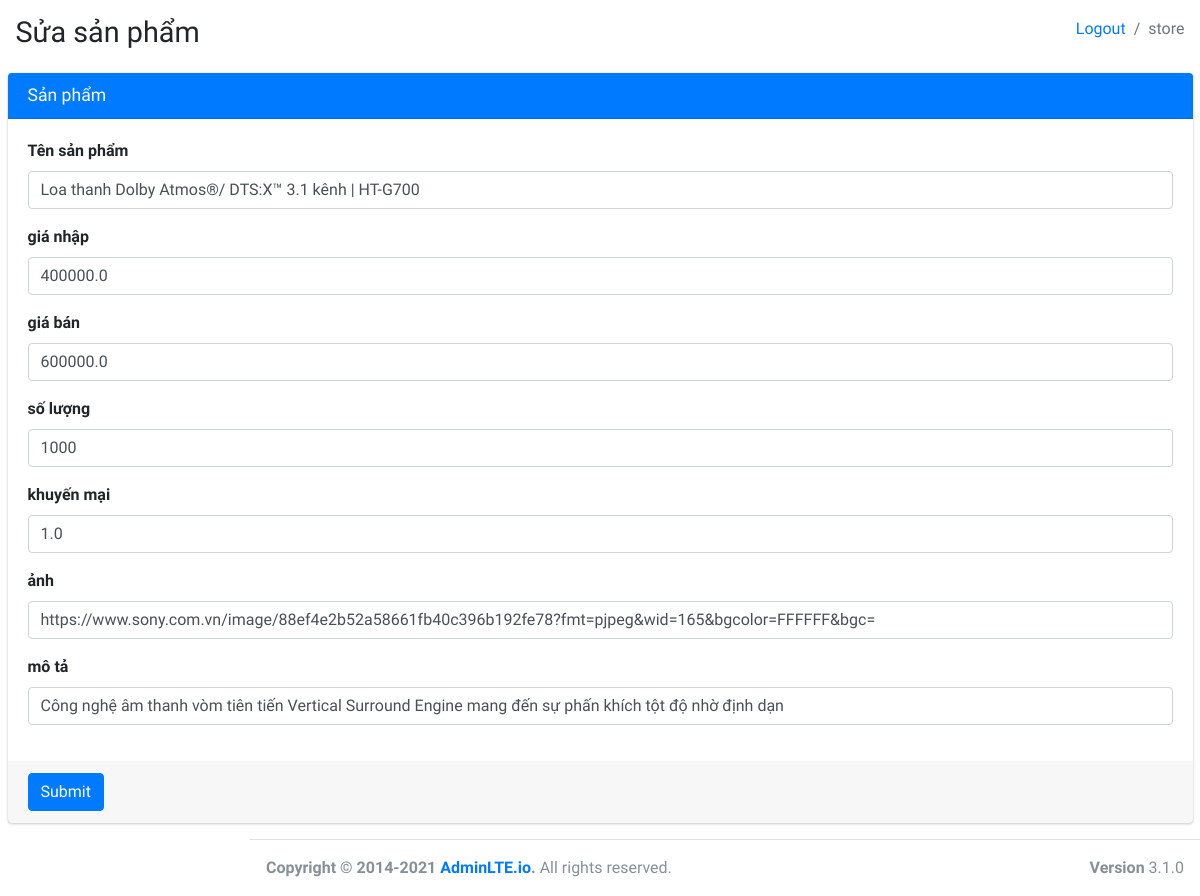
Before: /store/edit/1 with the older database file.
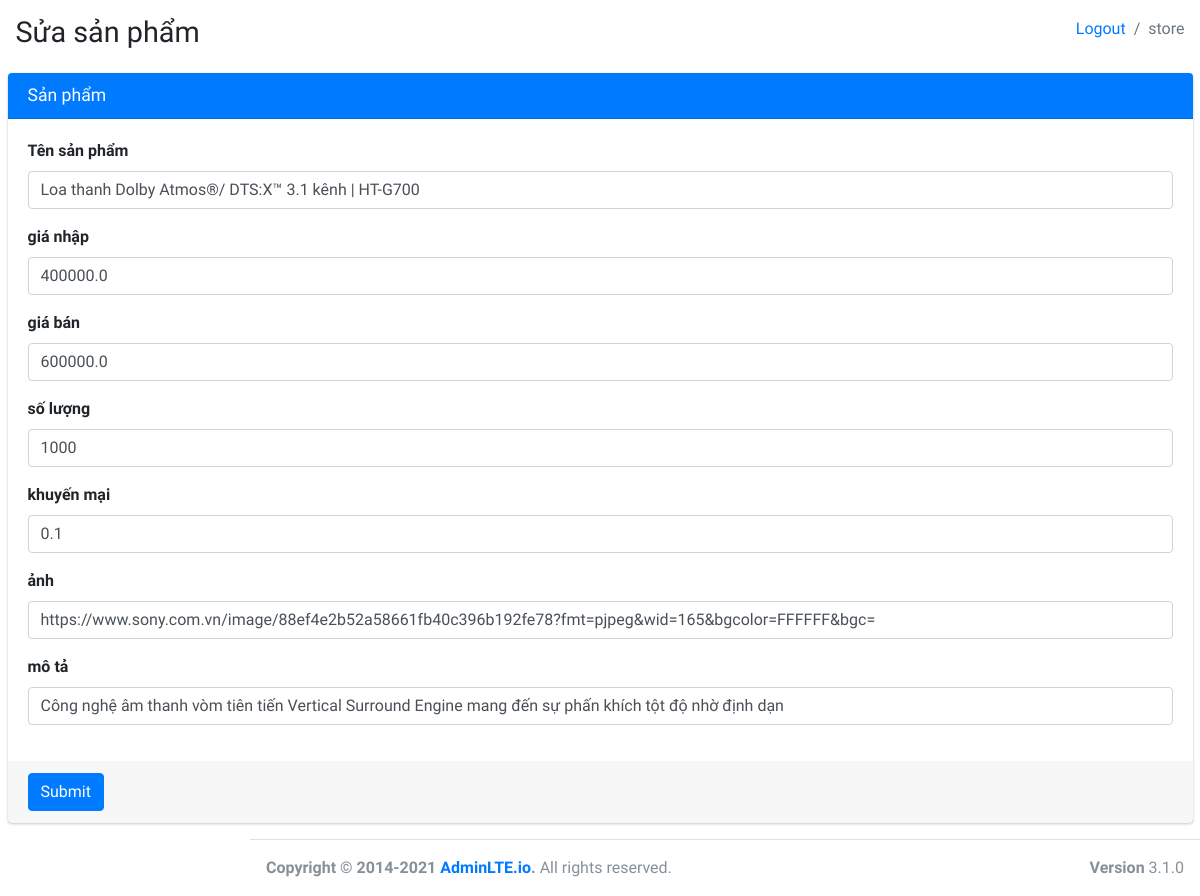
After: the same page with the newer database file.
### shop/models.py (models this page shows, shortened)
class Product(models.Model):
    name =models.CharField(max_length=100,default='')
    salePrice = models.FloatField(default=0)
    importPrice = models.FloatField(default=0)
    amount = models.IntegerField(default=0)
    saleOff = models.FloatField(default=0)
    type=models.CharField(max_length=100,default='')
    image=models.CharField(max_length=100,default='')
    discriminator = models.CharField(max_length=100,default='')

### store/views.py (the view, shortened to what this page needs)
# urls.py: path('edit/<int:product_id>',views.edit,name="busiedit"),
def edit(request,product_id):
    product = Product.objects.get(id=product_id)
    return render(request,"store/edit.html",{'product':product})

### shop/templates/store/edit.html (shortened to what this page needs)
{% extends 'store/index.html' %}
{% load static %}
{% block content %}
  <div>
    <section class="content-header">
      <div class="container-fluid">
        <div class="row mb-2">
          <div class="col-sm-6">
            <h1>Sửa sản phẩm</h1>
          </div>
          <div class="col-sm-6">
            <ol class="breadcrumb float-sm-right">
              <li class="breadcrumb-item"><a href="/logout">Logout</a></li>
              <li class="breadcrumb-item active">store</li>
            </ol>
          </div>
        </div>
      </div>
    </section>
    <section class="content">
      <div class="container-fluid">
        <div class="row">
          <div class="col-md-12">
            <div class="card card-primary">
              <div class="card-header">
                <h3 class="card-title">Sản phẩm</h3>
              </div>
              <form method="POST" action="">
                <div class="card-body">
                  <div class="form-group">
                    <label for="exampleInputEmail1">Tên sản phẩm</label>
                    <input name="name" type="text" value="{{product.name}}" class="form-control" id="exampleInputEmail1" >
                  </div>
                  <div class="form-group">
                    <label for="exampleInputEmail1">giá nhập</label>
                    <input name="importprice" type="text"  class="form-control" id="exampleInputEmail1" value="{{product.importPrice}}" >
                  </div>
                  <div class="form-group">
                    <label for="exampleInputEmail1">giá bán</label>
                    <input value="{{product.salePrice}}" name = "sale" type="text" class="form-control" id="exampleInputEmail1" >
                  </div>
                  <div class="form-group">
                    <label for="exampleInputEmail1">số lượng</label>
                    <input value="{{product.amount}}" name="amount" type="text" class="form-control" id="exampleInputEmail1" >
                  </div>
                  <div class="form-group">
                    <label for="exampleInputEmail1">khuyến mại</label>
                    <input value="{{product.saleOff}}" name="saleoff" type="text" class="form-control" id="exampleInputEmail1" >
                  </div>
                  <div class="form-group">
                    <label for="exampleInputEmail1">ảnh</label>
                    <input value="{{product.image}}" name="image" type="text" class="form-control" id="exampleInputEmail1" >
                  </div>
                  <div class="form-group">
                    <label for="exampleInputEmail1">mô tả</label>
                    <input value="{{product.discriminator}}" name ="mota" type="text" class="form-control" id="exampleInputEmail1" >
                  </div>
                </div>
                <div class="card-footer">
                  <button type="submit" class="btn btn-primary">Submit</button>
                </div>
              </form>
            </div>
       </div>
        </div>
      </div>
    </section>
  </div>
 {% endblock %}

### shop/templates/store/index.html (shortened to what this page needs)
{% load static %}
<!DOCTYPE html>
<html lang="en">
<head>
  <link rel="stylesheet" href="{% static 'plugins/fontawesome-free/css/all.min.css' %}">
  <link rel="stylesheet" href="https://code.ionicframework.com/ionicons/2.0.1/css/ionicons.min.css">
  <link rel="stylesheet" href="{% static 'sale/plugins/tempusdominus-bootstrap-4/css/tempusdominus-bootstrap-4.min.css' %}">
  <link rel="stylesheet" href="{% static 'sale/plugins/icheck-bootstrap/icheck-bootstrap.min.css' %}">
  <link rel="stylesheet" href="{% static 'sale/plugins/jqvmap/jqvmap.min.css' %}">
  <link rel="stylesheet" href="{% static 'sale/dist/css/adminlte.min.css' %}">
  <link rel="stylesheet" href="{% static 'sale/plugins/overlayScrollbars/css/OverlayScrollbars.min.css' %}">
  <link rel="stylesheet" href="{% static 'sale/plugins/daterangepicker/daterangepicker.css' %}">
  <link rel="stylesheet" href="{% static 'sale/plugins/summernote/summernote-bs4.min.css' %}">
</head>
<body>
  {% block content %}
  {% endblock %}
  <footer class="main-footer">
    <strong>Copyright &copy; 2014-2021 <a href="https://adminlte.io">AdminLTE.io</a>.</strong>
    All rights reserved.
    <div class="float-right d-none d-sm-inline-block">
      <b>Version</b> 3.1.0
    </div>
  </footer>
</body>
</html>

Changed rows visible on the page:
changed Product "Loa thanh Dolby Atmos®/ DTS:X™ 3.1 kênh | HT-G700": saleoff "1.0" → "0.1"
